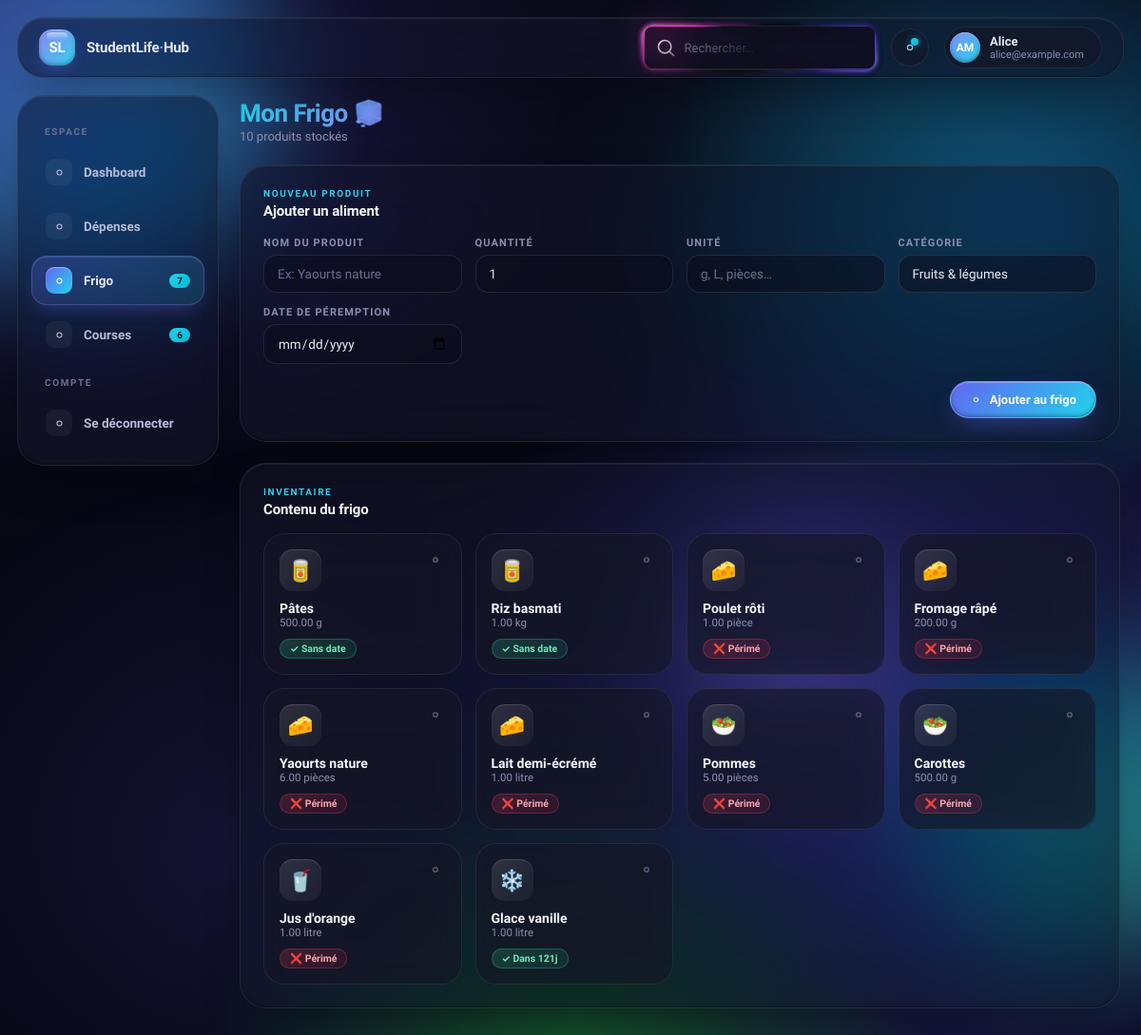
Screenshot of /fridge (signed in) with the database file from the repository.
### tables this page shows
CREATE TABLE IF NOT EXISTS `fridge_items` (
    `id` INT UNSIGNED NOT NULL AUTO_INCREMENT,
    `user_id` INT UNSIGNED NOT NULL,
    `name` VARCHAR(150) NOT NULL,
    `quantity` DECIMAL(10,2) NOT NULL DEFAULT 1,
    `unit` VARCHAR(30) DEFAULT NULL,
    `category` ENUM('fruits_legumes','produits_frais','surgeles','epicerie','boissons','autre') NOT NULL DEFAULT 'autre',
    `expiry_date` DATE DEFAULT NULL,
    `added_date` DATE NOT NULL DEFAULT (CURRENT_DATE),
    `created_at` TIMESTAMP NOT NULL DEFAULT CURRENT_TIMESTAMP,
    PRIMARY KEY (`id`),
    FOREIGN KEY (`user_id`) REFERENCES `users`(`id`) ON DELETE CASCADE,
    INDEX `idx_user_expiry` (`user_id`, `expiry_date`)
);

### app/controllers/FridgeController.php (called while the page is built, shortened)
<?php
class FridgeController extends Controller
{
    private FridgeModel   $fridge;
    private ShoppingModel $shopping;
    public function __construct()
    {
        $this->fridge   = new FridgeModel();
        $this->shopping = new ShoppingModel();
    }
    public function index(): void
    {
        $uid = $this->getUserId();
        $flash = $this->getFlash();
        $items = $this->fridge->forUser($uid);
        $this->render('fridge/index', [
            'currentPage'  => 'fridge',
            'pageTitle'    => 'Frigo — StudentLife Hub',
            'items'        => $items,
            'fridgeAlerts' => $this->fridge->alertCount($uid),
            'shoppingTodo' => $this->shopping->todoCount($uid),
            'flash'        => $flash,
        ]);
    }
}

### public/index.php (called while the page is built, shortened)
<?php
spl_autoload_register(function (string $class): void {
    $paths = [
        ROOT_PATH . '/core/' . $class . '.php',
        ROOT_PATH . '/app/controllers/' . $class . '.php',
        ROOT_PATH . '/app/models/' . $class . '.php',
    ];
    foreach ($paths as $path) {
        if (file_exists($path)) {
            return;
        }
    }
});
require_once ROOT_PATH . '/config/database.php';
require_once ROOT_PATH . '/app/helpers/functions.php';
$router = new Router();
$router->dispatch();

### config/database.php (called while the page is built, shortened)
<?php
class Database
{
    private static ?PDO $instance = null;
    public static function getConnection(): PDO
    {
        if (self::$instance === null) {
            $dsn = 'mysql:host=' . DB_HOST . ';dbname=' . DB_NAME . ';charset=' . DB_CHARSET . ';port=' . DB_PORT;
            $options = [
                PDO::ATTR_ERRMODE            => PDO::ERRMODE_EXCEPTION,
                PDO::ATTR_DEFAULT_FETCH_MODE => PDO::FETCH_ASSOC,
                PDO::ATTR_EMULATE_PREPARES   => false,
            ];
            try {
                self::$instance = new PDO($dsn, DB_USER, DB_PASS, $options);
            } catch (PDOException $e) {
                error_log('Erreur de connexion DB: ' . $e->getMessage());
                die(json_encode([
                    'error' => true,
                    'message' => 'Impossible de se connecter à la base de données. Veuillez réessayer plus tard.'
                ]));
            }
        }
        return self::$instance;
    }
}

### core/Model.php (called while the page is built, shortened)
<?php
abstract class Model
{
    protected PDO $db;
    protected string $table = '';
    public function __construct()
    {
        $this->db = Database::getConnection();
    }
    protected function findWhere(array $conditions, string $orderBy = ''): array
    {
        try {
            $whereParts = array_map(fn($col) => "`$col` = :$col", array_keys($conditions));
            $whereString = implode(' AND ', $whereParts);
            $order = $orderBy ? " ORDER BY $orderBy" : '';
            $stmt = $this->db->prepare(
                "SELECT * FROM `{$this->table}` WHERE {$whereString}{$order}"
            );
            $params = [];
            foreach ($conditions as $key => $value) {
                $params[":$key"] = $value;
            }
            $stmt->execute($params);
            return $stmt->fetchAll();
        } catch (PDOException $e) {
            error_log("Model::findWhere() error: " . $e->getMessage());
            return [];
        }
    }
}

### app/models/FridgeModel.php (called while the page is built, shortened)
<?php
class FridgeModel extends Model
{
    public function forUser(int $userId): array
    {
        return $this->findWhere(['user_id' => $userId], 'expiry_date ASC');
    }
    public function expiryStatus(string|null $date): string
    {
        if (!$date) return 'ok';
        $diff = (new DateTime($date))->diff(new DateTime('today'))->days;
        $past = (new DateTime($date)) < (new DateTime('today'));
        if ($past)      return 'bad';
        return 'ok';
    }
    public function daysUntilExpiry(string|null $date): int|null
    {
        if (!$date) return null;
        $today   = new DateTime('today');
        $expiry  = new DateTime($date);
        $diff    = $today->diff($expiry);
        return $expiry >= $today ? (int)$diff->days : -(int)$diff->days;
    }
}

### app/views/fridge/index.php (the view, shortened to what this page needs)
<?php
$fridge = new FridgeModel();
$catEmojis = [
    'fruits_legumes' => '🥗', 'produits_frais' => '🧀',
    'surgeles' => '❄️', 'epicerie' => '🥫',
    'boissons' => '🥤', 'autre' => '📦',
];
$catLabels = [
    'fruits_legumes' => 'Fruits & légumes',
    'produits_frais' => 'Produits frais',
    'surgeles'       => 'Surgelés',
    'epicerie'       => 'Épicerie',
    'boissons'       => 'Boissons',
    'autre'          => 'Autre',
];
?>
<div class="page-header">
  <div>
    <div class="page-title">Mon Frigo 🧊</div>
    <div class="page-sub"><?= count($items) ?> produit<?= count($items) > 1 ? 's' : '' ?> stocké<?= count($items) > 1 ? 's' : '' ?></div>
  </div>
</div>
<div class="glass form-card">
  <div class="card-head" style="margin-bottom:18px;">
    <div>
      <div class="eyebrow">Nouveau produit</div>
      <h3>Ajouter un aliment</h3>
    </div>
  </div>
  <form method="POST" action="<?= BASE_URL ?>/fridge">
    <div class="form-grid">
      <div class="form-group">
        <label>Nom du produit</label>
        <input type="text" name="name" placeholder="Ex: Yaourts nature" required>
      </div>
      <div class="form-group">
        <label>Quantité</label>
        <input type="number" name="quantity" step="0.5" min="0.5" value="1">
      </div>
      <div class="form-group">
        <label>Unité</label>
        <input type="text" name="unit" placeholder="g, L, pièces…">
      </div>
      <div class="form-group">
        <label>Catégorie</label>
        <select name="category">
          <?php foreach ($catLabels as $val => $label): ?>
          <option value="<?= $val ?>"><?= $label ?></option>
          <?php endforeach; ?>
        </select>
      </div>
      <div class="form-group">
        <label>Date de péremption</label>
        <input type="date" name="expiry_date">
      </div>
    </div>
    <div class="form-actions">
      <button type="submit" class="pbtn pbtn-primary">
        <?= icon('plus', 13) ?> Ajouter au frigo
      </button>
    </div>
  </form>
</div>
<div class="glass" style="padding:24px;">
  <div class="card-head">
    <div>
      <div class="eyebrow">Inventaire</div>
      <h3>Contenu du frigo</h3>
    </div>
  </div>
  <?php if (empty($items)): ?>
    <div class="empty-state"><div class="big">🧊</div>Ton frigo est vide — ajoute des produits !</div>
  <?php else: ?>
    <div class="frig-grid">
      <?php foreach ($items as $item):
        $status = $fridge->expiryStatus($item['expiry_date']);
        $days   = $fridge->daysUntilExpiry($item['expiry_date']);
        $emoji  = $catEmojis[$item['category']] ?? '📦';
      ?>
      <div class="frig-card">
        <div style="display:flex;justify-content:space-between;align-items:flex-start;">
          <div class="emo"><?= $emoji ?></div>
          <a href="<?= BASE_URL ?>/fridge/delete/<?= $item['id'] ?>"
             style="color:#6b6f8e;padding:4px;"
             onclick="return confirm('Supprimer ce produit ?')">
            <?= icon('trash', 14) ?>
          </a>
        </div>
        <div>
          <div class="nm"><?= htmlspecialchars($item['name']) ?></div>
          <div class="meta"><?= htmlspecialchars($item['quantity'] . ($item['unit'] ? ' ' . $item['unit'] : '')) ?></div>
        </div>
        <?php if ($status === 'bad'): ?>
          <span class="exp-pill bad">❌ Périmé</span>
        <?php elseif ($status === 'warn'): ?>
          <span class="exp-pill warn">⚠️ Dans <?= $days ?>j</span>
        <?php elseif ($days !== null): ?>
          <span class="exp-pill ok">✓ Dans <?= $days ?>j</span>
        <?php else: ?>
          <span class="exp-pill ok">✓ Sans date</span>
        <?php endif; ?>
      </div>
      <?php endforeach; ?>
    </div>
  <?php endif; ?>
</div>

### app/helpers/functions.php
<?php
function icon(string $name, int $size = 18): string {
    $paths = [
        'home'     => '<path d="M3 11.5 12 4l9 7.5M5 10v10h14V10"/>',
        'wallet'   => '<rect x="3" y="6" width="18" height="14" rx="2.5"/><path d="M3 10h18"/><circle cx="16" cy="15" r="1.5" fill="currentColor"/>',
        'fridge'   => '<rect x="6" y="3" width="12" height="18" rx="2.5"/><path d="M6 10h12M9 6.5v1.5M9 13v3"/>',
        'cart'     => '<circle cx="9" cy="20" r="1.4"/><circle cx="17" cy="20" r="1.4"/><path d="M3 4h2l2.4 11.2a2 2 0 0 0 2 1.6h7.6a2 2 0 0 0 2-1.5L21 8H6"/>',
        'settings' => '<circle cx="12" cy="12" r="3"/><path d="M19.4 15a1.65 1.65 0 0 0 .33 1.82l.06.06a2 2 0 0 1-2.83 2.83l-.06-.06a1.65 1.65 0 0 0-1.82-.33 1.65 1.65 0 0 0-1 1.51V21a2 2 0 0 1-4 0v-.09A1.65 1.65 0 0 0 9 19.4a1.65 1.65 0 0 0-1.82.33l-.06.06a2 2 0 0 1-2.83-2.83l.06-.06A1.65 1.65 0 0 0 4.68 15a1.65 1.65 0 0 0-1.51-1H3a2 2 0 0 1 0-4h.09A1.65 1.65 0 0 0 4.6 9a1.65 1.65 0 0 0-.33-1.82l-.06-.06a2 2 0 0 1 2.83-2.83l.06.06A1.65 1.65 0 0 0 9 4.68a1.65 1.65 0 0 0 1-1.51V3a2 2 0 0 1 4 0v.09a1.65 1.65 0 0 0 1 1.51 1.65 1.65 0 0 0 1.82-.33l.06-.06a2 2 0 0 1 2.83 2.83l-.06.06A1.65 1.65 0 0 0 19.4 9a1.65 1.65 0 0 0 1.51 1H21a2 2 0 0 1 0 4h-.09a1.65 1.65 0 0 0-1.51 1Z"/>',
        'search'   => '<circle cx="11" cy="11" r="7"/><path d="m20 20-3.5-3.5"/>',
        'bell'     => '<path d="M6 8a6 6 0 0 1 12 0c0 7 3 8 3 8H3s3-1 3-8"/><path d="M10.3 21a1.94 1.94 0 0 0 3.4 0"/>',
        'plus'     => '<path d="M12 5v14M5 12h14"/>',
        'arr-r'    => '<path d="M5 12h14M12 5l7 7-7 7"/>',
        'check'    => '<path d="m4 12 5 5L20 6"/>',
        'up'       => '<path d="M12 19V5M6 11l6-6 6 6"/>',
        'down'     => '<path d="M12 5v14M6 13l6 6 6-6"/>',
        'logout'   => '<path d="M9 21H5a2 2 0 0 1-2-2V5a2 2 0 0 1 2-2h4"/><polyline points="16 17 21 12 16 7"/><line x1="21" y1="12" x2="9" y2="12"/>',
        'trash'    => '<polyline points="3 6 5 6 21 6"/><path d="M19 6l-1 14H6L5 6"/><path d="M10 11v6M14 11v6M9 6V4h6v2"/>',
        'edit'     => '<path d="M11 4H4a2 2 0 0 0-2 2v14a2 2 0 0 0 2 2h14a2 2 0 0 0 2-2v-7"/><path d="M18.5 2.5a2.121 2.121 0 0 1 3 3L12 15l-4 1 1-4 9.5-9.5Z"/>',
        'users'    => '<path d="M17 21v-2a4 4 0 0 0-4-4H5a4 4 0 0 0-4 4v2"/><circle cx="9" cy="7" r="4"/><path d="M23 21v-2a4 4 0 0 0-3-3.87"/><path d="M16 3.13a4 4 0 0 1 0 7.75"/>',
        'target'   => '<circle cx="12" cy="12" r="9"/><circle cx="12" cy="12" r="5"/><circle cx="12" cy="12" r="1.5" fill="currentColor"/>',
    ];
    $d = $paths[$name] ?? '<circle cx="12" cy="12" r="4"/>';
    return '<svg width="' . $size . '" height="' . $size . '" viewBox="0 0 24 24" fill="none" stroke="currentColor" stroke-width="1.8" stroke-linecap="round" stroke-linejoin="round">' . $d . '</svg>';
}

### rows the page displays
fridge_items: category "🥫", name "Pâtes", quantity+unit "500.00 g", shows "✓ Sans date"
fridge_items: category "🥫", name "Riz basmati", quantity+unit "1.00 kg", shows "✓ Sans date"
fridge_items: category "🧀", name "Poulet rôti", quantity+unit "1.00 pièce", expiry_date "❌ Périmé"
fridge_items: category "🧀", name "Fromage râpé", quantity+unit "200.00 g", expiry_date "❌ Périmé"
fridge_items: category "🧀", name "Yaourts nature", quantity+unit "6.00 pièces", expiry_date "❌ Périmé"
fridge_items: category "🧀", name "Lait demi-écrémé", quantity+unit "1.00 litre", expiry_date "❌ Périmé"
fridge_items: category "🥗", name "Pommes", quantity+unit "5.00 pièces", expiry_date "❌ Périmé"
fridge_items: category "🥗", name "Carottes", quantity+unit "500.00 g", expiry_date "❌ Périmé"
fridge_items: category "🥤", name "Jus d'orange", quantity+unit "1.00 litre", expiry_date "❌ Périmé"
fridge_items: category "❄️", name "Glace vanille", quantity+unit "1.00 litre", expiry_date "121"

### other values shown
$initials "AM"
$firstName "Alice"
$user['email'] "alice@example.com"
$fridgeAlerts "7"
$shoppingTodo "6"
count($items) "10"
form field category "Fruits & légumes"
